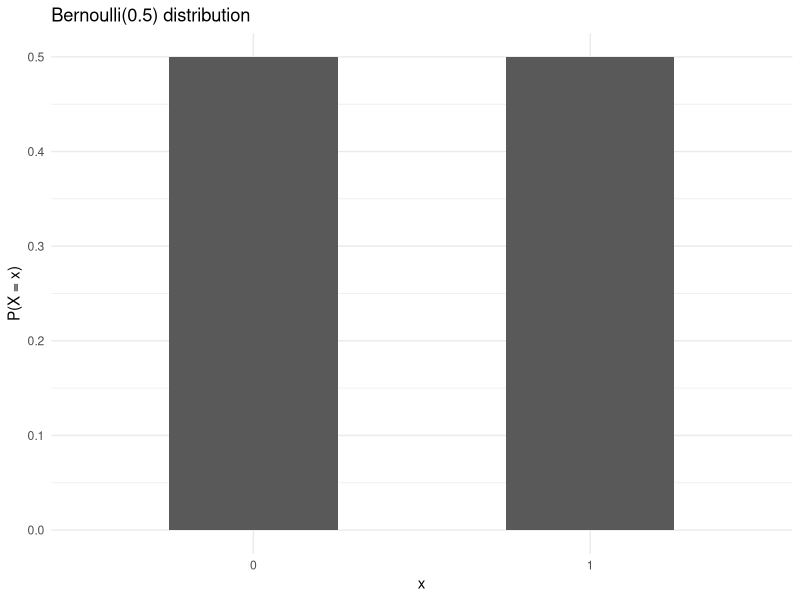
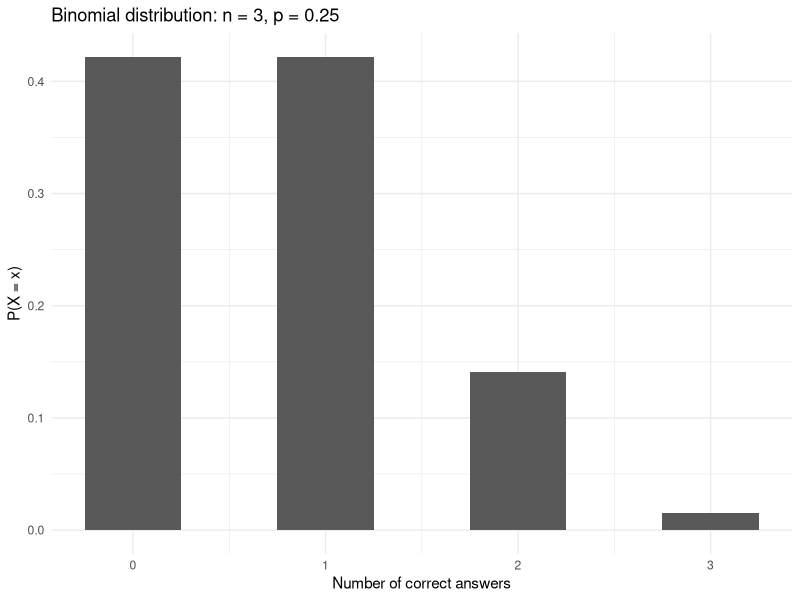
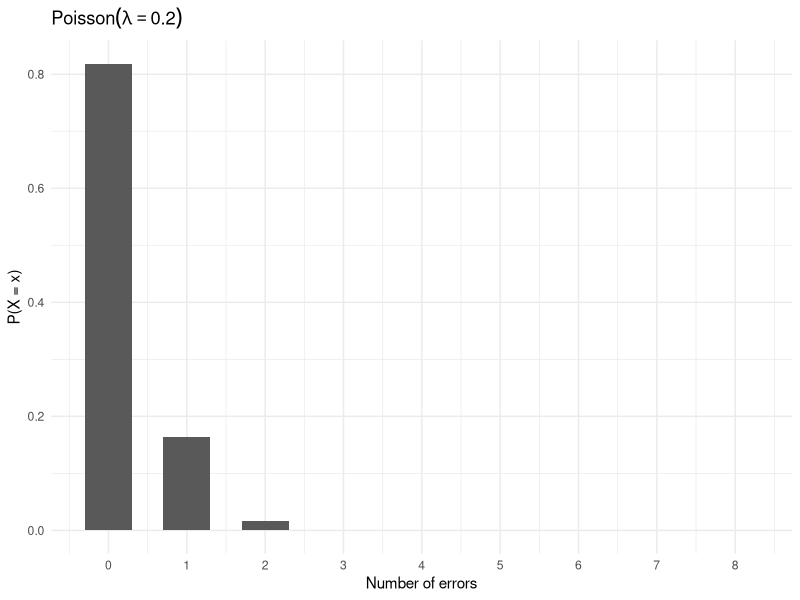
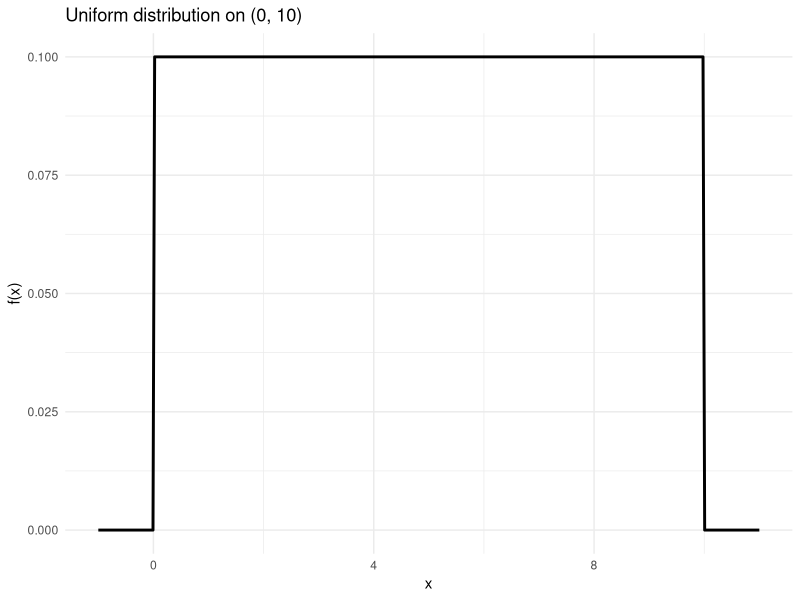
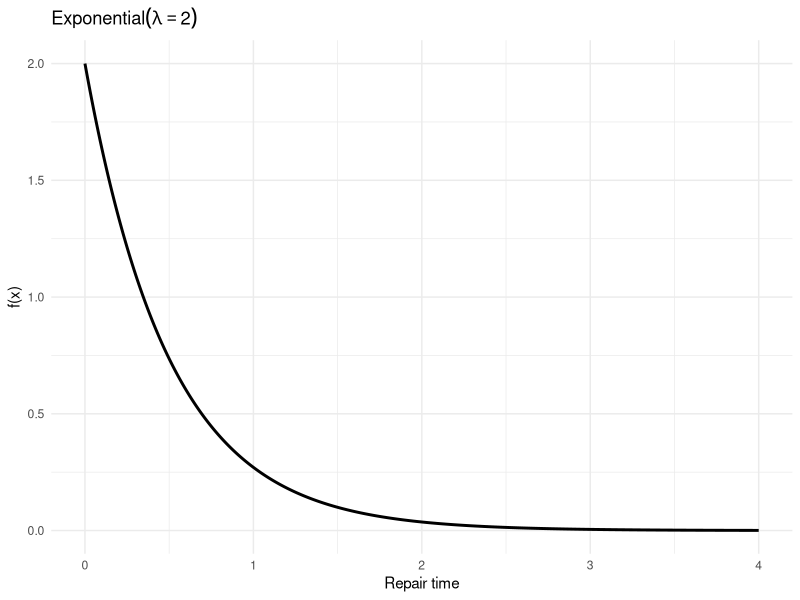
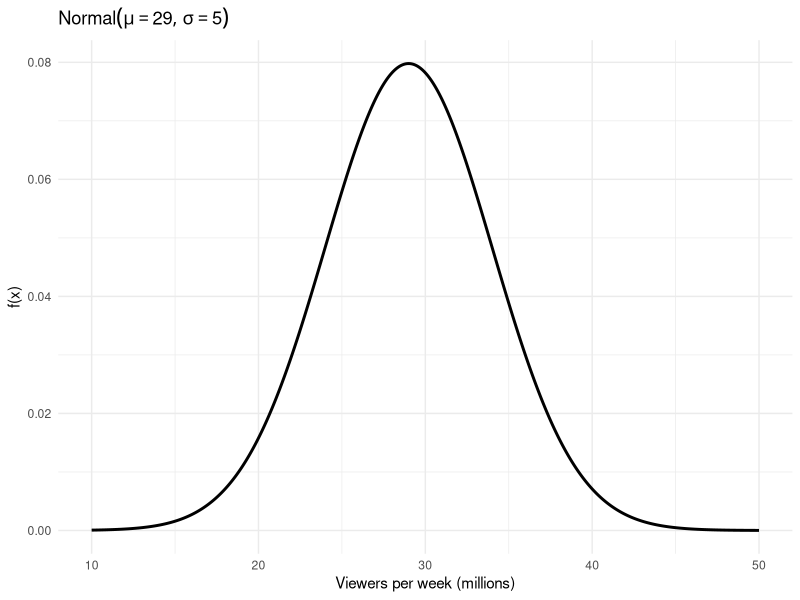
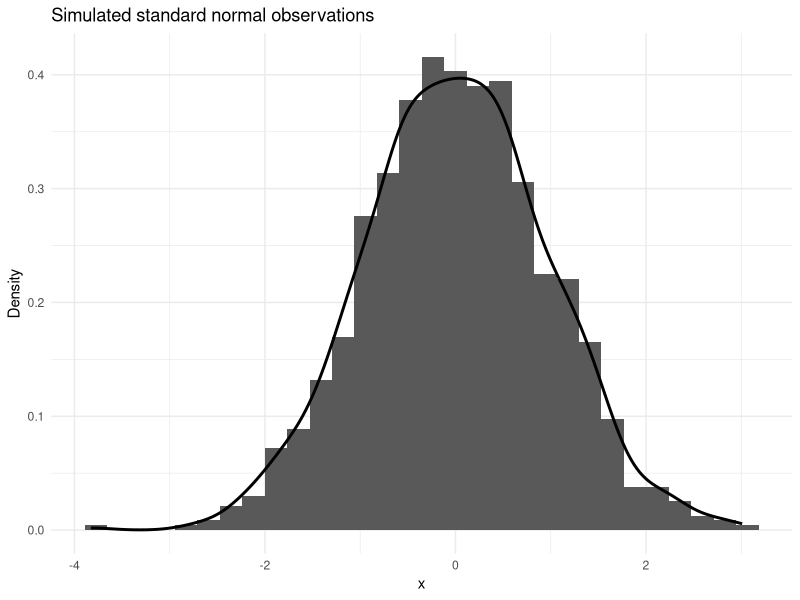

Generate these figures, in order, with R:
## ---- chunk 1
knitr::opts_chunk$set(
  echo = TRUE,
  message = FALSE,
  warning = FALSE,
  fig.align = "center",
  fig.width = 7,
  fig.height = 4.5
)
library(ggplot2)
library(dplyr)
library(tidyr)
## ---- chunk 2
p <- 0.5
bernoulli_df <- data.frame(
  x = c(0, 1),
  prob = dbinom(c(0, 1), size = 1, prob = p)
)

ggplot(bernoulli_df, aes(x = factor(x), y = prob)) +
  geom_col(width = 0.5) +
  labs(title = "Bernoulli(0.5) distribution",
       x = "x", y = "P(X = x)") +
  theme_minimal()
## ---- chunk 3
n <- 3
p <- 0.25
x <- 0:n
binom_df <- data.frame(
  x = x,
  prob = dbinom(x, size = n, prob = p)
)

binom_df
## ---- chunk 4
ggplot(binom_df, aes(x = x, y = prob)) +
  geom_col(width = 0.5) +
  scale_x_continuous(breaks = x) +
  labs(title = "Binomial distribution: n = 3, p = 0.25",
       x = "Number of correct answers", y = "P(X = x)") +
  theme_minimal()
## ---- chunk 5
dbinom(2, size = 3, prob = 0.25)
## ---- chunk 6
1 - dbinom(0, size = 3, prob = 0.25)
# equivalently: 1 - pbinom(0, size = 3, prob = 0.25)
## ---- chunk 7
dpois(0, lambda = 0.2)
## ---- chunk 8
1 - ppois(1, lambda = 0.2)
## ---- chunk 9
lambda <- 0.2
pois_df <- data.frame(
  x = 0:8,
  prob = dpois(0:8, lambda = lambda)
)

ggplot(pois_df, aes(x = x, y = prob)) +
  geom_col(width = 0.6) +
  scale_x_continuous(breaks = 0:8) +
  labs(title = expression(Poisson(lambda == 0.2)),
       x = "Number of errors", y = "P(X = x)") +
  theme_minimal()
## ---- chunk 10
punif(6, min = 0, max = 10) - punif(2, min = 0, max = 10)
## ---- chunk 11
unif_df <- data.frame(x = seq(-1, 11, length.out = 400)) |>
  mutate(density = dunif(x, min = 0, max = 10))

ggplot(unif_df, aes(x = x, y = density)) +
  geom_line(linewidth = 1) +
  labs(title = "Uniform distribution on (0, 10)",
       x = "x", y = "f(x)") +
  theme_minimal()
## ---- chunk 12
1 - pexp(2, rate = 2)
## ---- chunk 13
exp_df <- data.frame(x = seq(0, 4, length.out = 400)) |>
  mutate(density = dexp(x, rate = 2))

ggplot(exp_df, aes(x = x, y = density)) +
  geom_line(linewidth = 1) +
  labs(title = expression(Exponential(lambda == 2)),
       x = "Repair time", y = "f(x)") +
  theme_minimal()
## ---- chunk 14
pnorm(34, mean = 29, sd = 5) - pnorm(30, mean = 29, sd = 5)
## ---- chunk 15
1 - pnorm(23, mean = 29, sd = 5)
## ---- chunk 16
1 - pnorm(40, mean = 29, sd = 5)
## ---- chunk 17
norm_df <- data.frame(x = seq(10, 50, length.out = 600)) |>
  mutate(density = dnorm(x, mean = 29, sd = 5))

ggplot(norm_df, aes(x = x, y = density)) +
  geom_line(linewidth = 1) +
  labs(title = expression(Normal(mu == 29, sigma == 5)),
       x = "Viewers per week (millions)", y = "f(x)") +
  theme_minimal()
## ---- chunk 18
set.seed(502)

sim_df <- tibble(
  Bernoulli = rbinom(1000, size = 1, prob = 0.5),
  Binomial = rbinom(1000, size = 10, prob = 0.4),
  Poisson = rpois(1000, lambda = 3),
  Uniform = runif(1000, min = 0, max = 1),
  Exponential = rexp(1000, rate = 2),
  Normal = rnorm(1000, mean = 0, sd = 1)
)

summary(sim_df)
## ---- chunk 19
ggplot(sim_df, aes(x = Normal)) +
  geom_histogram(aes(y = after_stat(density)), bins = 30) +
  geom_density(linewidth = 1) +
  labs(title = "Simulated standard normal observations",
       x = "x", y = "Density") +
  theme_minimal()
